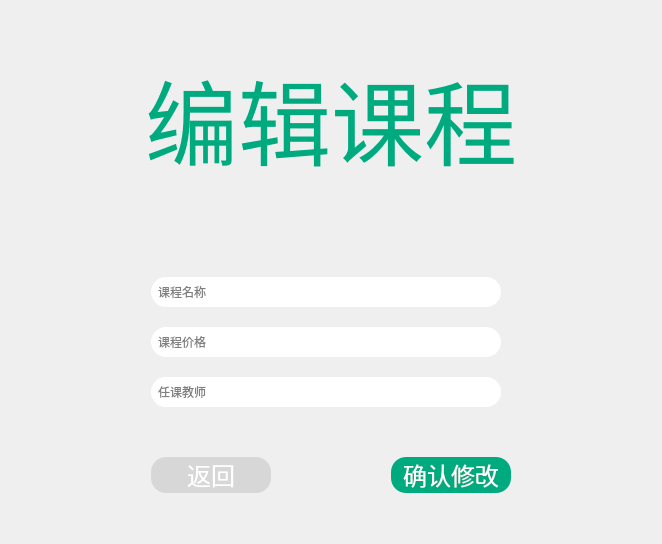
       <widget class="QWidget" name="page_10">
        <layout class="QHBoxLayout" name="horizontalLayout_44">
         <item>
          <layout class="QVBoxLayout" name="verticalLayout_29">
           <item>
            <spacer name="verticalSpacer_25">
             <property name="orientation">
              <enum>Qt::Vertical</enum>
             </property>
             <property name="sizeHint" stdset="0">
              <size>
               <width>20</width>
               <height>40</height>
              </size>
             </property>
            </spacer>
           </item>
           <item>
            <layout class="QHBoxLayout" name="horizontalLayout_42">
             <item>
              <spacer name="horizontalSpacer_16">
               <property name="orientation">
                <enum>Qt::Horizontal</enum>
               </property>
               <property name="sizeHint" stdset="0">
                <size>
                 <width>40</width>
                 <height>20</height>
                </size>
               </property>
              </spacer>
             </item>
             <item>
              <layout class="QVBoxLayout" name="verticalLayout_30">
               <property name="spacing">
                <number>40</number>
               </property>
               <item>
                <widget class="QLabel" name="label_13">
                 <property name="minimumSize">
                  <size>
                   <width>560</width>
                   <height>90</height>
                  </size>
                 </property>
                 <property name="font">
                  <font>
                   <family>隶书</family>
                   <pointsize>70</pointsize>
                  </font>
                 </property>
                 <property name="styleSheet">
                  <string notr="true">color:rgb(0,170,127);</string>
                 </property>
                 <property name="text">
                  <string>编辑课程</string>
                 </property>
                 <property name="textFormat">
                  <enum>Qt::MarkdownText</enum>
                 </property>
                 <property name="alignment">
                  <set>Qt::AlignCenter</set>
                 </property>
                </widget>
               </item>
               <item>
                <layout class="QVBoxLayout" name="verticalLayout_31">
                 <property name="spacing">
                  <number>20</number>
                 </property>
                 <property name="leftMargin">
                  <number>100</number>
                 </property>
                 <property name="topMargin">
                  <number>50</number>
                 </property>
                 <item>
                  <widget class="QLineEdit" name="lineEdit_12">
                   <property name="enabled">
                    <bool>true</bool>
                   </property>
                   <property name="minimumSize">
                    <size>
                     <width>300</width>
                     <height>30</height>
                    </size>
                   </property>
                   <property name="maximumSize">
                    <size>
                     <width>350</width>
                     <height>35</height>
                    </size>
                   </property>
                   <property name="styleSheet">
                    <string notr="true">border-radius:15px;
padding:5px;
background-color: rgb(255, 255, 255);</string>
                   </property>
                   <property name="text">
                    <string/>
                   </property>
                   <property name="placeholderText">
                    <string>课程名称</string>
                   </property>
                  </widget>
                 </item>
                 <item>
                  <widget class="QLineEdit" name="lineEdit_13">
                   <property name="enabled">
                    <bool>true</bool>
                   </property>
                   <property name="minimumSize">
                    <size>
                     <width>300</width>
                     <height>30</height>
                    </size>
                   </property>
                   <property name="maximumSize">
                    <size>
                     <width>350</width>
                     <height>35</height>
                    </size>
                   </property>
                   <property name="styleSheet">
                    <string notr="true">border-radius:15px;
padding:5px;
background-color: rgb(255, 255, 255);</string>
                   </property>
                   <property name="text">
                    <string/>
                   </property>
                   <property name="placeholderText">
                    <string>课程价格</string>
                   </property>
                  </widget>
                 </item>
                 <item>
                  <widget class="QLineEdit" name="lineEdit_14">
                   <property name="enabled">
                    <bool>true</bool>
                   </property>
                   <property name="minimumSize">
                    <size>
                     <width>300</width>
                     <height>30</height>
                    </size>
                   </property>
                   <property name="maximumSize">
                    <size>
                     <width>350</width>
                     <height>35</height>
                    </size>
                   </property>
                   <property name="styleSheet">
                    <string notr="true">border-radius:15px;
padding:5px;
background-color: rgb(255, 255, 255);</string>
                   </property>
                   <property name="text">
                    <string/>
                   </property>
                   <property name="placeholderText">
                    <string>任课教师</string>
                   </property>
                  </widget>
                 </item>
                </layout>
               </item>
               <item>
                <layout class="QHBoxLayout" name="horizontalLayout_43">
                 <property name="spacing">
                  <number>120</number>
                 </property>
                 <property name="leftMargin">
                  <number>100</number>
                 </property>
                 <property name="topMargin">
                  <number>10</number>
                 </property>
                 <property name="rightMargin">
                  <number>100</number>
                 </property>
                 <item>
                  <widget class="QPushButton" name="pushButton_23">
                   <property name="enabled">
                    <bool>true</bool>
                   </property>
                   <property name="sizePolicy">
                    <sizepolicy hsizetype="Minimum" vsizetype="Fixed">
                     <horstretch>0</horstretch>
                     <verstretch>0</verstretch>
                    </sizepolicy>
                   </property>
                   <property name="minimumSize">
                    <size>
                     <width>80</width>
                     <height>30</height>
                    </size>
                   </property>
                   <property name="font">
                    <font>
                     <family>黑体</family>
                     <pointsize>18</pointsize>
                    </font>
                   </property>
                   <property name="layoutDirection">
                    <enum>Qt::LeftToRight</enum>
                   </property>
                   <property name="styleSheet">
                    <string notr="true">QPushButton{
	border-radius:15px;
	color: rgb(255, 255, 255);
	background-color: rgb(215, 215, 215);
}

QPushButton:hover{
	background-color: rgb(235, 235, 235);
}
QPushButton:pressed{
	background-color: rgb(185,185,185);
}</string>
                   </property>
                   <property name="text">
                    <string>返回</string>
                   </property>
                   <property name="autoDefault">
                    <bool>false</bool>
                   </property>
                  </widget>
                 </item>
                 <item>
                  <widget class="QPushButton" name="pushButton_24">
                   <property name="enabled">
                    <bool>true</bool>
                   </property>
                   <property name="sizePolicy">
                    <sizepolicy hsizetype="Minimum" vsizetype="Fixed">
                     <horstretch>0</horstretch>
                     <verstretch>0</verstretch>
                    </sizepolicy>
                   </property>
                   <property name="minimumSize">
                    <size>
                     <width>80</width>
                     <height>30</height>
                    </size>
                   </property>
                   <property name="font">
                    <font>
                     <family>黑体</family>
                     <pointsize>18</pointsize>
                    </font>
                   </property>
                   <property name="layoutDirection">
                    <enum>Qt::LeftToRight</enum>
                   </property>
                   <property name="styleSheet">
                    <string notr="true">QPushButton{
	border-radius:15px;
	background-color: rgb(0,170,127);
	color: rgb(255, 255, 255);
}

QPushButton:hover{
	background-color: rgb(0,200,127);
}
QPushButton:pressed{
	background-color: rgb(0,140,127);
}</string>
                   </property>
                   <property name="text">
                    <string>确认修改</string>
                   </property>
                   <property name="iconSize">
                    <size>
                     <width>16</width>
                     <height>16</height>
                    </size>
                   </property>
                   <property name="autoRepeatDelay">
                    <number>300</number>
                   </property>
                   <property name="autoDefault">
                    <bool>false</bool>
                   </property>
                  </widget>
                 </item>
                </layout>
               </item>
              </layout>
             </item>
             <item>
              <spacer name="horizontalSpacer_17">
               <property name="orientation">
                <enum>Qt::Horizontal</enum>
               </property>
               <property name="sizeHint" stdset="0">
                <size>
                 <width>40</width>
                 <height>20</height>
                </size>
               </property>
              </spacer>
             </item>
            </layout>
           </item>
           <item>
            <spacer name="verticalSpacer_26">
             <property name="orientation">
              <enum>Qt::Vertical</enum>
             </property>
             <property name="sizeHint" stdset="0">
              <size>
               <width>20</width>
               <height>40</height>
              </size>
             </property>
            </spacer>
           </item>
          </layout>
         </item>
        </layout>
       </widget>
